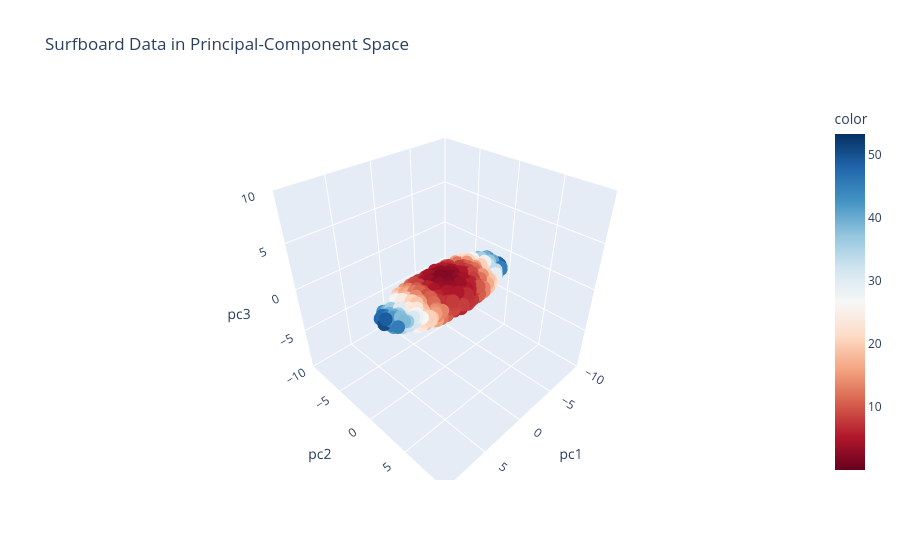

Notebook code cell kept with this figure:
### Markdown cell above
---

## Visualizing Principal-Component Space

PCA creates a new coordinate system.

The observations themselves have not changed. Instead, the coordinate axes have been rotated so that:

- **PC1** points in the direction of greatest variation;
- **PC2** captures the largest remaining variation while remaining perpendicular to PC1; and
- **PC3** captures the remaining variation while remaining perpendicular to both PC1 and PC2.

For this dataset, we should therefore expect the transformed "surfboard" to appear aligned with the new axes.

### Code cell
fig = px.scatter_3d(
    colorize_surfboard_data(
        surfboard_pcs
    ),
    x="pc1",
    y="pc2",
    z="pc3",
    color="color",
    color_continuous_scale="RdBu",
    range_x=[-10, 10],
    range_y=[-10, 10],
    range_z=[-10, 10],
    title="Surfboard Data in Principal-Component Space"
)

fig.show()

### Figure 1 — Plotly figure (JSON) as saved in the notebook; plotly's stock layout.template omitted (floating-point values rounded to 4 significant figures; data arrays with more than 128 entries replaced by an {"elided": "..."} marker saying what was removed)
{"data": [{"hovertemplate": "pc1=%{x}<br>pc2=%{y}<br>pc3=%{z}<br>color=%{marker.color}<extra></extra>", "legendgroup": "", "marker": {"color": {"elided": "1000 float values"}, "coloraxis": "coloraxis", "symbol": "circle"}, "mode": "markers", "name": "", "scene": "scene", "showlegend": false, "type": "scatter3d", "x": {"elided": "1000 float values"}, "y": {"elided": "1000 float values"}, "z": {"elided": "1000 float values"}}], "layout": {"coloraxis": {"colorbar": {"title": {"text": "color"}}, "colorscale": [[0, "rgb(103,0,31)"], [0.1, "rgb(178,24,43)"], [0.2, "rgb(214,96,77)"], [0.3, "rgb(244,165,130)"], [0.4, "rgb(253,219,199)"], [0.5, "rgb(247,247,247)"], [0.6, "rgb(209,229,240)"], [0.7, "rgb(146,197,222)"], [0.8, "rgb(67,147,195)"], [0.9, "rgb(33,102,172)"], [1, "rgb(5,48,97)"]]}, "legend": {"tracegroupgap": 0}, "scene": {"domain": {"x": [0, 1], "y": [0, 1]}, "xaxis": {"range": [-10, 10], "title": {"text": "pc1"}}, "yaxis": {"range": [-10, 10], "title": {"text": "pc2"}}, "zaxis": {"range": [-10, 10], "title": {"text": "pc3"}}}, "title": {"text": "Surfboard Data in Principal-Component Space"}}}
